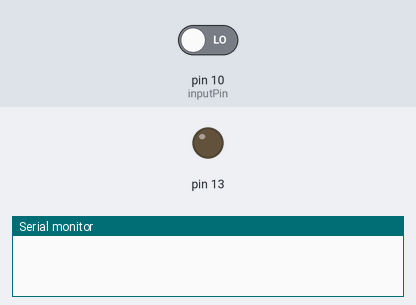
A sketch run on a simulated Arduino Uno, built with avr-gcc and run on an emulated ATmega328P. On the bench: output pins drawn as LEDs (lit = HIGH), the last lines printed to the serial monitor. Inputs (shaded band) come from the test bench; at power-on: pin 10 (inputPin) LOW.

Above: at 1.2 s.
1.3 s: pin 10 (inputPin) driven HIGH
At 2.7 s:
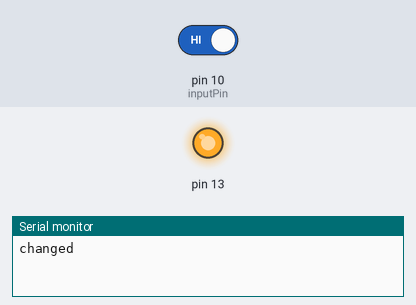
Timing chart, 0 to 4.3 s (numbered marks = the images above; inputs shaded):
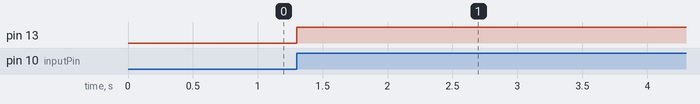

The sketch:

ButtonSwitchLED.ino
```cpp
#define inputPin 10
int lastValue = 0;
int ledState = 0;

void setup() {
  // put your setup code here, to run once:
  Serial.begin(9600);
  pinMode(inputPin, INPUT);
  pinMode(13, OUTPUT);
}

void loop() {
  // put your main code here, to run repeatedly:

  int pinValue = digitalRead(inputPin);

  if(pinValue == 1 && lastValue == 0){
    Serial.println("changed");
      ledState = !ledState;

  }
  digitalWrite(13, ledState);
  lastValue = pinValue;

  delay(100);


}
```

Measured:
- after the input at 1.3 s, pin 13: LOW → HIGH at once
